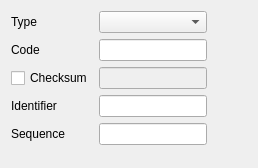
<ui version="4.0" >
 <class>Icmp</class>
 <widget class="QWidget" name="Icmp" >
  <property name="geometry" >
   <rect>
    <x>0</x>
    <y>0</y>
    <width>258</width>
    <height>168</height>
   </rect>
  </property>
  <property name="windowTitle" >
   <string>Form</string>
  </property>
  <layout class="QGridLayout" >
   <item row="0" column="0" >
    <widget class="QLabel" name="label" >
     <property name="text" >
      <string>Type</string>
     </property>
     <property name="buddy" >
      <cstring>typeCombo</cstring>
     </property>
    </widget>
   </item>
   <item row="0" column="1" >
    <widget class="IntComboBox" name="typeCombo" />
   </item>
   <item row="1" column="0" >
    <widget class="QLabel" name="label_2" >
     <property name="text" >
      <string>Code</string>
     </property>
     <property name="buddy" >
      <cstring>codeEdit</cstring>
     </property>
    </widget>
   </item>
   <item row="1" column="1" >
    <widget class="QLineEdit" name="codeEdit" />
   </item>
   <item row="2" column="0" >
    <widget class="QCheckBox" name="overrideCksum" >
     <property name="text" >
      <string>Checksum</string>
     </property>
    </widget>
   </item>
   <item row="2" column="1" >
    <widget class="QLineEdit" name="cksumEdit" >
     <property name="enabled" >
      <bool>false</bool>
     </property>
    </widget>
   </item>
   <item row="2" column="2" >
    <spacer>
     <property name="orientation" >
      <enum>Qt::Horizontal</enum>
     </property>
     <property name="sizeHint" >
      <size>
       <width>40</width>
       <height>20</height>
      </size>
     </property>
    </spacer>
   </item>
   <item row="3" column="0" >
    <widget class="QLabel" name="label_4" >
     <property name="text" >
      <string>Identifier</string>
     </property>
     <property name="buddy" >
      <cstring>idEdit</cstring>
     </property>
    </widget>
   </item>
   <item row="3" column="1" >
    <widget class="QLineEdit" name="idEdit" />
   </item>
   <item row="4" column="0" >
    <widget class="QLabel" name="label_5" >
     <property name="text" >
      <string>Sequence</string>
     </property>
     <property name="buddy" >
      <cstring>seqEdit</cstring>
     </property>
    </widget>
   </item>
   <item row="4" column="1" >
    <widget class="QLineEdit" name="seqEdit" />
   </item>
   <item row="5" column="1" >
    <spacer>
     <property name="orientation" >
      <enum>Qt::Vertical</enum>
     </property>
     <property name="sizeHint" >
      <size>
       <width>20</width>
       <height>40</height>
      </size>
     </property>
    </spacer>
   </item>
  </layout>
 </widget>
 <customwidgets>
  <customwidget>
   <class>IntComboBox</class>
   <extends>QComboBox</extends>
   <header>intcombobox.h</header>
  </customwidget>
 </customwidgets>
 <tabstops>
  <tabstop>typeCombo</tabstop>
  <tabstop>codeEdit</tabstop>
  <tabstop>overrideCksum</tabstop>
  <tabstop>cksumEdit</tabstop>
  <tabstop>idEdit</tabstop>
  <tabstop>seqEdit</tabstop>
 </tabstops>
 <resources/>
 <connections>
  <connection>
   <sender>overrideCksum</sender>
   <signal>toggled(bool)</signal>
   <receiver>cksumEdit</receiver>
   <slot>setEnabled(bool)</slot>
   <hints>
    <hint type="sourcelabel" >
     <x>33</x>
     <y>70</y>
    </hint>
    <hint type="destinationlabel" >
     <x>96</x>
     <y>71</y>
    </hint>
   </hints>
  </connection>
 </connections>
</ui>
